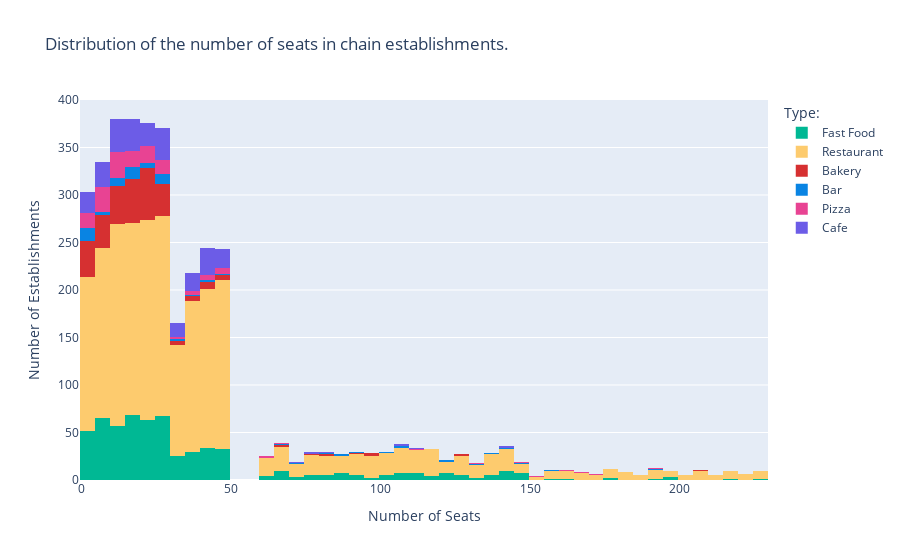

Notebook code cell kept with this figure:
### Code cell
fig = px.histogram(rest[rest['chain'] == True],
                   x="number",
                   color = 'type', 
                   title="Distribution of the number of seats in chain establishments.",
                   barmode = "stack",
                   color_discrete_sequence=color_dict,
                   nbins = 65,
                   labels = {'type': 'Type:'}
                  )
fig.update_layout(yaxis_title="Number of Establishments",xaxis_title="Number of Seats")

## Unfortunately, the current version of PLOTY does not support meths add_annotation and add_shape((

# fig.add_shape(
#     go.layout.Shape(type='line', xref='x', yref='y',
#                     x0=rest_chain_number_mean, 
#                     y0=0, 
#                     x1=rest_chain_number_mean, 
#                     y1=400, line={'dash': 'dash'}),
#     row=1, col=1
# )
# fig.add_annotation(x=rest_chain_number_mean, y=380,
#                    text="Mean: " + str(int(rest_chain_number_mean)),
#                    showarrow=True, 
#                    yshift=20,
#                    align="center",
#                    arrowhead=2,
#                    arrowsize=1,
#                    arrowwidth=2,
#                    arrowcolor="#636363",
#                    ax=20,
#                    ay=-30,
#                    bordercolor="#c7c7c7",
#                    borderwidth=2,
#                    borderpad=4,
#                    bgcolor="#ff7f0e",
#                    opacity=0.8
#                   )

fig.show()

### Figure 1 — Plotly figure (JSON) as saved in the notebook; plotly's stock layout.template omitted (floating-point values rounded to 4 significant figures; data arrays with more than 128 entries replaced by an {"elided": "..."} marker saying what was removed)
{"data": [{"alignmentgroup": "True", "bingroup": "x", "hovertemplate": "Type:=Fast Food<br>number=%{x}<br>count=%{y}<extra></extra>", "legendgroup": "Fast Food", "marker": {"color": "#00b894"}, "name": "Fast Food", "nbinsx": 65, "offsetgroup": "Fast Food", "orientation": "v", "showlegend": true, "type": "histogram", "x": {"elided": "603 int values"}, "xaxis": "x", "yaxis": "y"}, {"alignmentgroup": "True", "bingroup": "x", "hovertemplate": "Type:=Restaurant<br>number=%{x}<br>count=%{y}<extra></extra>", "legendgroup": "Restaurant", "marker": {"color": "#fdcb6e"}, "name": "Restaurant", "nbinsx": 65, "offsetgroup": "Restaurant", "orientation": "v", "showlegend": true, "type": "histogram", "x": {"elided": "2280 int values"}, "xaxis": "x", "yaxis": "y"}, {"alignmentgroup": "True", "bingroup": "x", "hovertemplate": "Type:=Bakery<br>number=%{x}<br>count=%{y}<extra></extra>", "legendgroup": "Bakery", "marker": {"color": "#d63031"}, "name": "Bakery", "nbinsx": 65, "offsetgroup": "Bakery", "orientation": "v", "showlegend": true, "type": "histogram", "x": {"elided": "283 int values"}, "xaxis": "x", "yaxis": "y"}, {"alignmentgroup": "True", "bingroup": "x", "hovertemplate": "Type:=Bar<br>number=%{x}<br>count=%{y}<extra></extra>", "legendgroup": "Bar", "marker": {"color": "#0984e3"}, "name": "Bar", "nbinsx": 65, "offsetgroup": "Bar", "orientation": "v", "showlegend": true, "type": "histogram", "x": [2, 20, 12, 44, 1, 158, 42, 12, 5, 14, 107, 10, 91, 6, 16, 124, 83, 32, 19, 18, 19, 194, 20, 140, 13, 109, 11, 74, 4, 16, 22, 22, 87, 29, 135, 102, 5, 1, 1, 28, 18, 69, 24, 132, 28, 28, 1, 33, 44, 26, 3, 27, 18, 12, 29, 145, 103, 47, 28, 4, 124, 4, 86, 36, 1, 18, 10, 16, 3, 4, 18, 27, 21, 26, 17, 4, 18], "xaxis": "x", "yaxis": "y"}, {"alignmentgroup": "True", "bingroup": "x", "hovertemplate": "Type:=Pizza<br>number=%{x}<br>count=%{y}<extra></extra>", "legendgroup": "Pizza", "marker": {"color": "#e84393"}, "name": "Pizza", "nbinsx": 65, "offsetgroup": "Pizza", "orientation": "v", "showlegend": true, "type": "histogram", "x": {"elided": "148 int values"}, "xaxis": "x", "yaxis": "y"}, {"alignmentgroup": "True", "bingroup": "x", "hovertemplate": "Type:=Cafe<br>number=%{x}<br>count=%{y}<extra></extra>", "legendgroup": "Cafe", "marker": {"color": "#6c5ce7"}, "name": "Cafe", "nbinsx": 65, "offsetgroup": "Cafe", "orientation": "v", "showlegend": true, "type": "histogram", "x": {"elided": "266 int values"}, "xaxis": "x", "yaxis": "y"}], "layout": {"barmode": "stack", "legend": {"title": {"text": "Type:"}, "tracegroupgap": 0}, "title": {"text": "Distribution of the number of seats in chain establishments."}, "xaxis": {"anchor": "y", "domain": [0, 1], "title": {"text": "Number of Seats"}}, "yaxis": {"anchor": "x", "domain": [0, 1], "title": {"text": "Number of Establishments"}}}}
